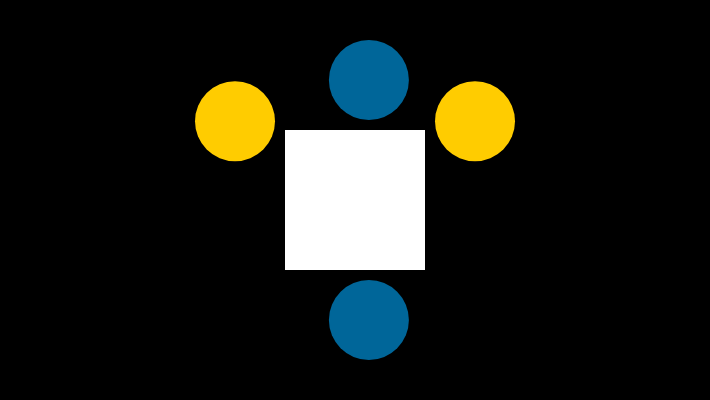
Frame 1 (no input)
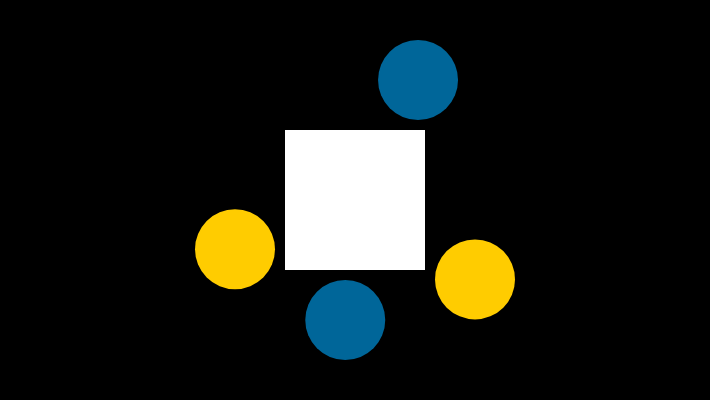
Frame 60 (no input)
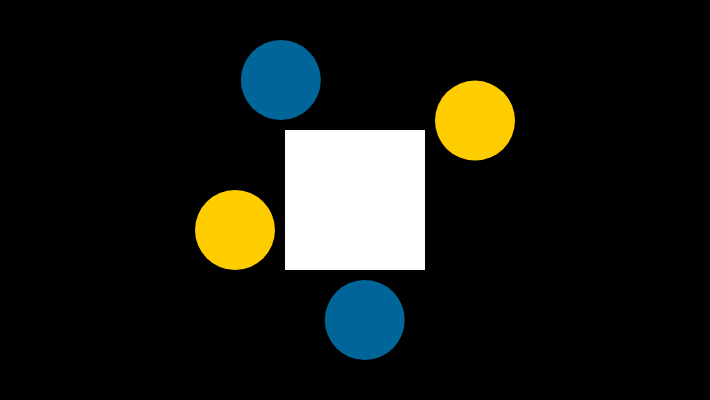
Frame 120 (the mouse pressed at the canvas centre since frame 60)

The p5.js sketch that drew these frames (run headless with seeded random() and noise() and a simulated clock; from frame 60 on, the mouse is pressed at the canvas centre):

// p5.js sketch
// ── sketch.js
let angle1 = 1000; /* changes the motion of the circles on the sides*/
let angle2 = 1000; /* changes the motion of the circles on the sides */
let scalar = 80;  /* changes the size of the circles */     

function setup() {
  var cnv = createCanvas(710, 400);
    cnv.parent = ('content');
  noStroke();
  rectMode(CENTER);
}

function draw() {
  background(0);

  let ang1 = radians(angle1);
  let ang2 = radians(angle2);

  let x1 = width / 2 + scalar * cos(ang1);
  let x2 = width / 2 + scalar * cos(ang2);

  let y1 = height / 2 + scalar * sin(ang1);
  let y2 = height / 2 + scalar * sin(ang2);

  fill(255);
  rect(width * 0.5, height * 0.5, 140, 140);

  fill(0, 102, 153);
  ellipse(x1, height * 0.5 - 120, scalar, scalar);
  ellipse(x2, height * 0.5 + 120, scalar, scalar);

  fill(255, 204, 0);
  ellipse(width * 0.5 - 120, y1, scalar, scalar);
  ellipse(width * 0.5 + 120, y2, scalar, scalar);

  angle1 += 2;
  angle2 += 3;
}
